Frame 1 (no input): blank canvas, image omitted
Frame 60 (no input): blank canvas, image omitted
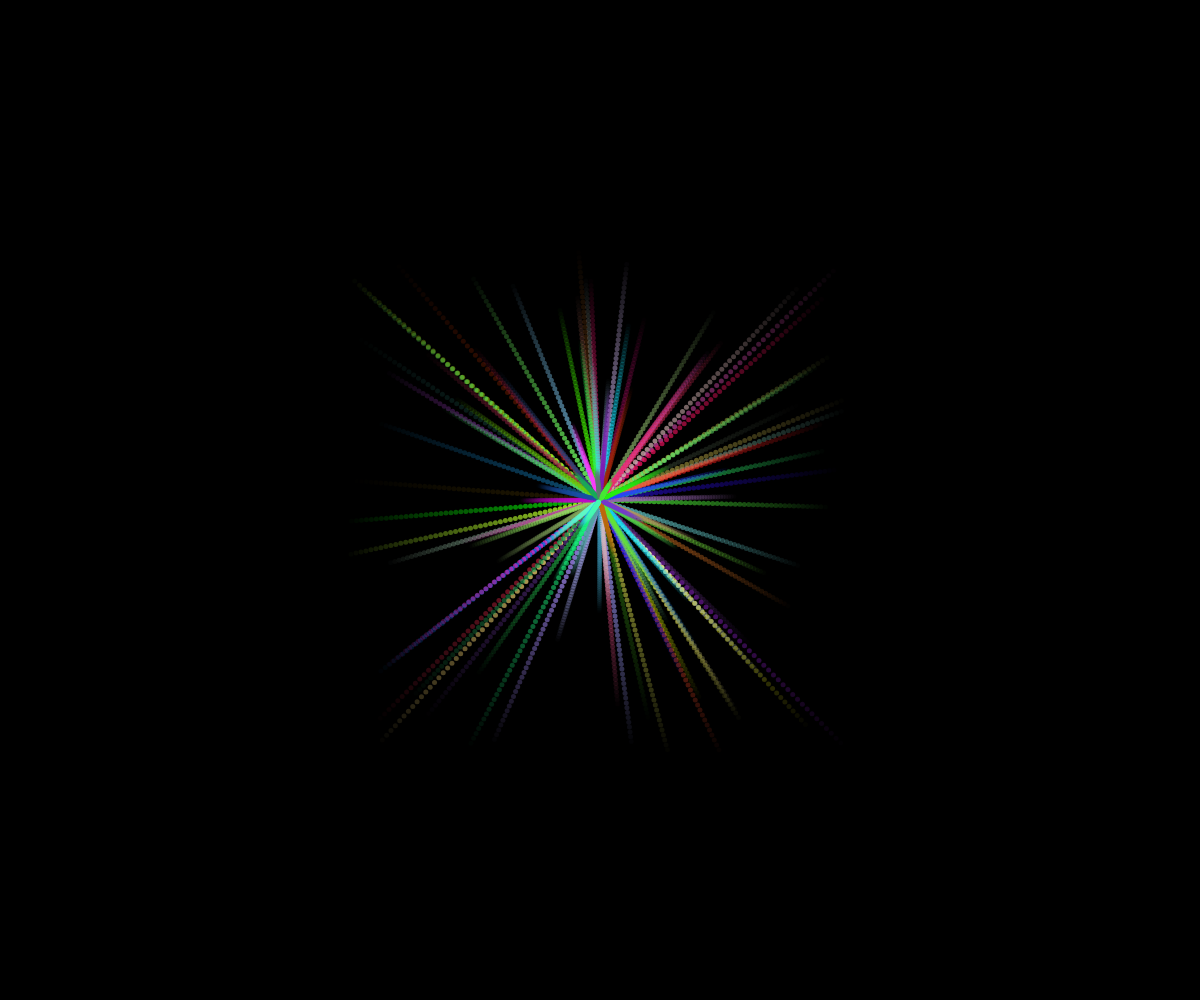
Frame 120 (the mouse pressed at the canvas centre since frame 60)

The p5.js sketch whose frames 1 and 60 were blank and that drew this single picture after the mouse press (run headless with seeded random() and noise() and a simulated clock; from frame 60 on, the mouse is pressed at the canvas centre):

// p5.js sketch
// ── sketch.js
// Fireworks OOP

const FIREWORKS_PER_CLICK = 100;

class Particle{
  constructor(x, y) {
    this.x = x;
    this.y = y;
    this.vx = random(-5, 5);
    this.vy = random(-5, 5);
    this.size = 5;
    this.r = random(255);
    this.g = random(255);
    this.b = random(255);
    this.opacity = 255;
  }

  display() {
    noStroke();
    fill(this.r, this.g, this.b, this.opacity);
    circle(this.x, this.y, this.size);
  }

  update() {
    this.x += this.vx;
    this.y += this.vy;
    this.opacity -= 5;
  }

  isDead() {
    return this.opacity <= 0;
  }
}

let theFireworks = [];

function setup() {
  createCanvas(windowWidth, windowHeight);
  background(0);
}

function draw() {
  for (let firework of theFireworks) {
    if (firework.isDead()) {
      let index = theFireworks.indexOf(firework);
      theFireworks.splice(index, 1);
    }
    else {
      firework.update();
      firework.display();
    }
  }
}

function mousePressed() {
  for (let i = 0; i < FIREWORKS_PER_CLICK; i++) {
    let someFirework = new Particle(mouseX, mouseY);
    theFireworks.push(someFirework);
  }
}
